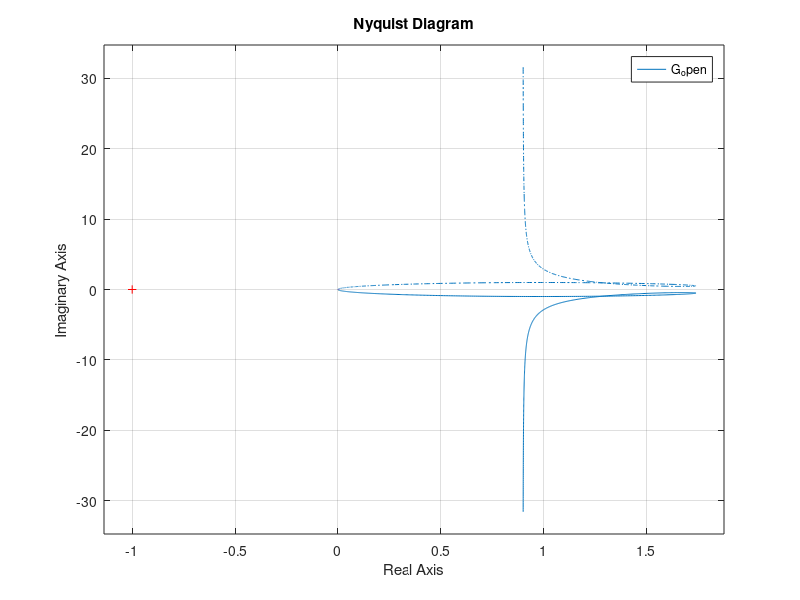
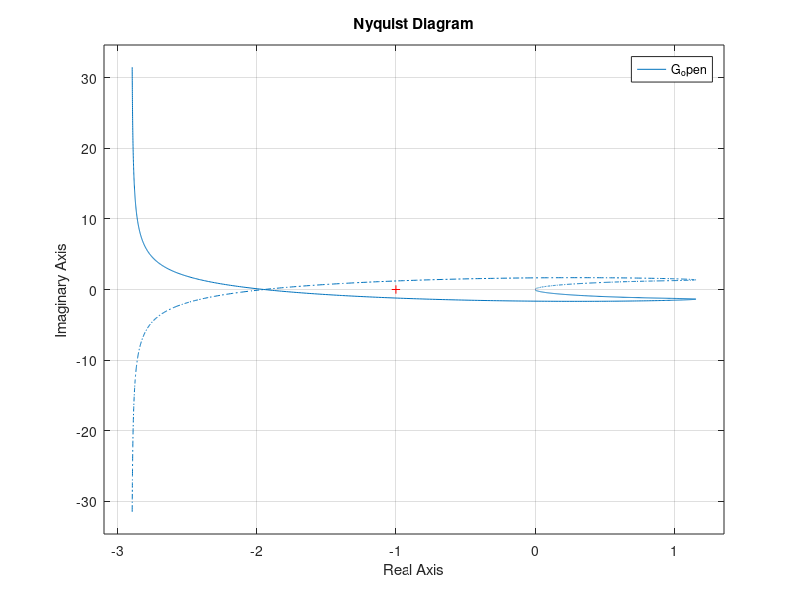
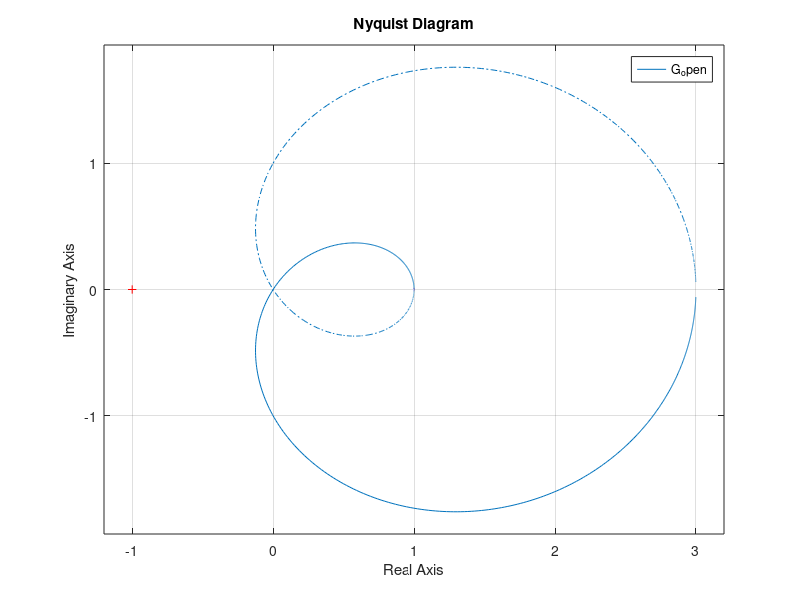
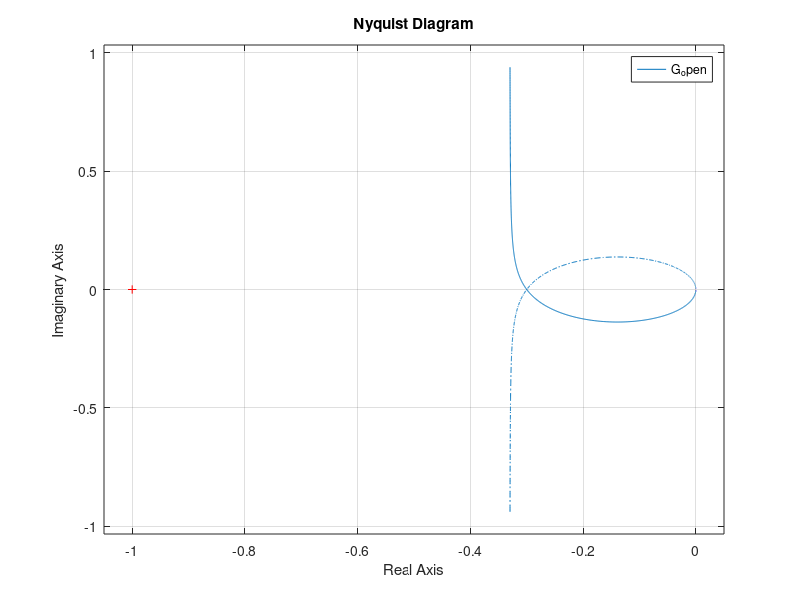

MATLAB code for these plots, in order: (Note: this script raises an error after producing the figures.)
%% Question 1 %%

G = 1;
s = tf('s');

G_open   = G*(20*(s^2+s+0.5))/(s*(s+1)*(s+10))
G_closed = feedback(G_open,1);

figure(1);
nyquist(G_open);
% pzmap(G_closed);

%%

G = 1;
s = tf('s');

G_open = G*(20*(s^2+s+0.5))/(s*(s-1)*(s+10))
G_closed = feedback(G_open,1);

figure(2);
nyquist(G_open);
% pzmap(G_closed);

%%

G = 1;
s = tf('s');

G_open = G*(s^2+3)/((s+1)^2)
G_closed = feedback(G_open,1);

figure(3);
nyquist(G_open);
% pzmap(G_closed);

%%

G = 1;
s = tf('s');

G_open = G*(3*(s+1))/(s*(s-10));
G_closed = feedback(G_open,1);

figure(4);
nyquist(G_open);
% pzmap(G_closed);

%% Question 2 %%
clc
clear

s = tf('s');

G_open = (4/(s+2));
G_open.IODelay = 0.2;

figure(1);
nyquist(G_open);

%%

P = 2.294; % system with no gain corsses real at -0.436, so the gain needed to make unstable is -1/-0.436
G_closed_stable = feedback(G_open, 1);
G_closed_unstable = feedback(G_open, P);


figure(2);
step(G_closed_stable);
title("Closed loop step fucntion stable");
legend("P=1");

figure(3);
step(G_closed_unstable);
title("Closed loop step fucntion unstable");
legend("P = 2.294");

%%

s = tf('s');

G_open = (4/(s+2));
G_open.IODelay = 0.61;

G_closed_unstable = feedback(G_open, 1);

figure(1);
step(G_closed_unstable);
title("Closed loop step fucntion unstable");
legend("Delay = 0.61");

figure(2);
nyquist(G_open);
legend("Delay = 0.61");

